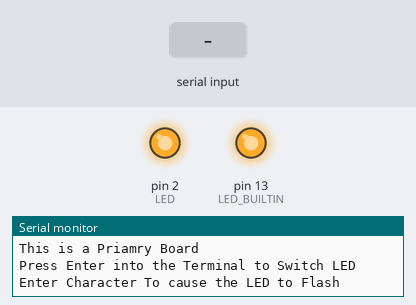
The sketch below on a simulated Arduino Uno, built with avr-gcc and run on an emulated ATmega328P. Shown: output pins drawn as LEDs (lit = HIGH), the last lines printed to the serial monitor. Inputs (shaded band) come from the test bench. WiFi joins after 1.5 s; servers stay silent unless stated.

Above: at 3.7 s.
3.8 s: "1" received over Serial
At 5.2 s:
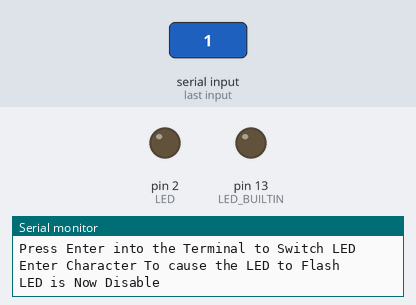
5.5 s: "0" received over Serial
At 6.3 s:
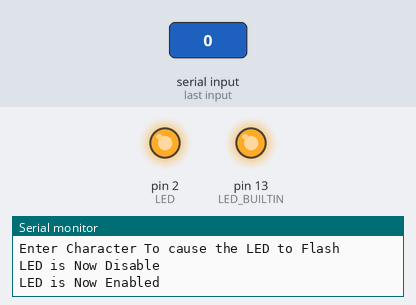
7.0 s: "2" received over Serial
At 7.4 s:
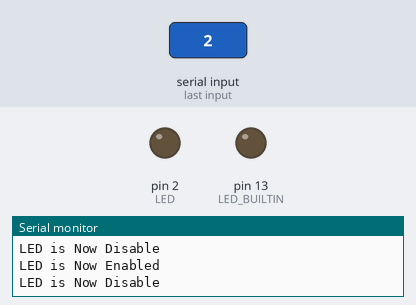
Timing chart, 0 to 10.0 s (numbered marks = the images above; inputs shaded):
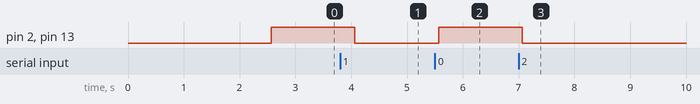

The sketch:

Board-Finder.ino
```cpp
#include <SPI.h>
#include <Ethernet.h>

#define LED 2


byte mac[] = {
  0xDE, 0xAD, 0xBE, 0xEF, 0xFE, 0xEF
};
EthernetClient client;

void setup()
{
  pinMode(LED, OUTPUT);
  pinMode(LED_BUILTIN, OUTPUT);
  Serial.begin(9600);
  while (!Serial);
  Serial.println("Board Finder Started!");
  delay(1000);

  if (Ethernet.begin(mac) == 0) {
    Serial.println("Failed to configure Ethernet using DHCP");
    if (Ethernet.hardwareStatus() == EthernetNoHardware) {
      Serial.println("Ethernet shield was not found.  Sorry, can't run without hardware. :(");
    } else if (Ethernet.linkStatus() == LinkOFF) {
      Serial.println("Ethernet cable is not connected.");
    }
      Serial.println("Board is most likely not the Priamry Board");
  } else {
    Serial.println(Ethernet.localIP());
    Serial.println("This is a Priamry Board");
  }


  Serial.println("Press Enter into the Terminal to Switch LED");
  Serial.println("Enter Character To cause the LED to Flash");
  digitalWrite(LED, HIGH);
  digitalWrite(LED_BUILTIN, HIGH);

}

void loop() {

  if (Serial.available() > 0)  {
    Serial.read();
    digitalWrite(LED, !digitalRead(LED));
    digitalWrite(LED_BUILTIN, !digitalRead(LED_BUILTIN));
    if(digitalRead(LED) == HIGH) {
        Serial.println("LED is Now Enabled");
    }
    else {
        Serial.println("LED is Now Disable");
    }
  }
  delay(500);
}
```

Measured:
- after the input at 3.8 s, pin 2 (LED), pin 13 (LED_BUILTIN): HIGH → LOW after 0.27 s
- after the input at 5.5 s, pin 2 (LED), pin 13 (LED_BUILTIN): LOW → HIGH after 0.07 s
- after the input at 7.0 s, pin 2 (LED), pin 13 (LED_BUILTIN): HIGH → LOW after 0.07 s
